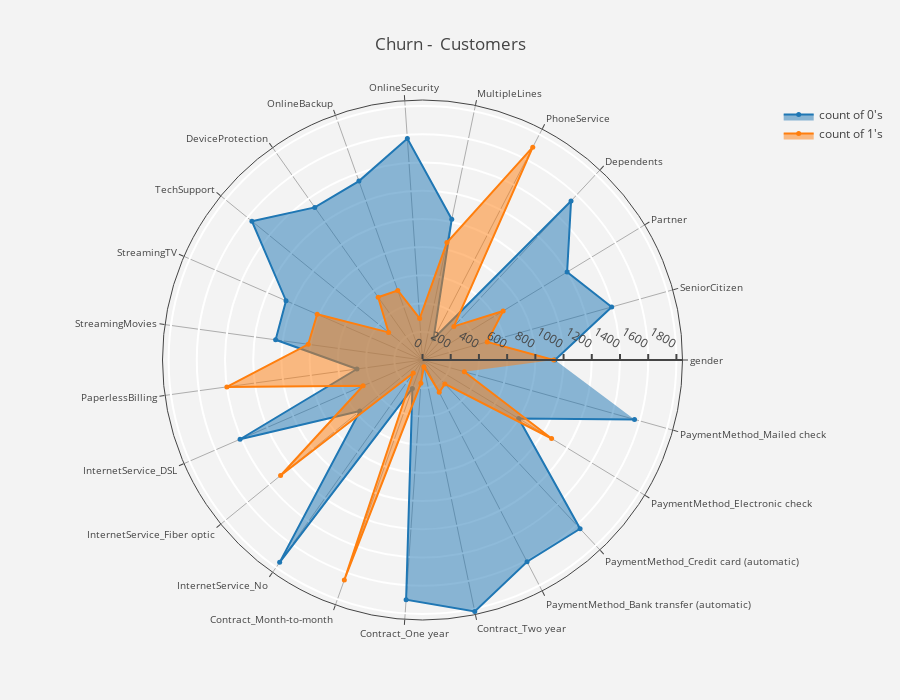
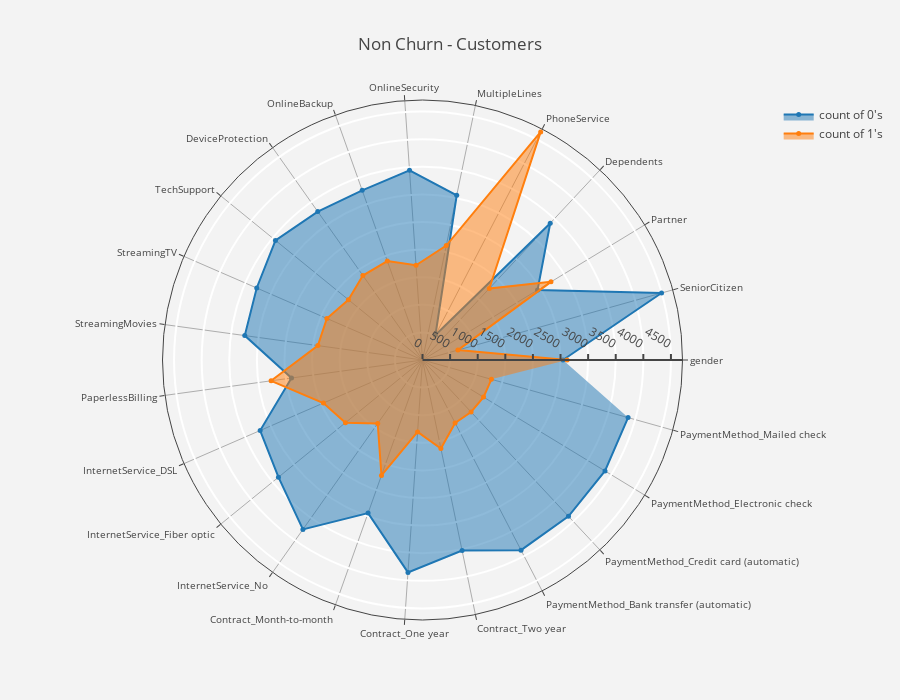

These figures' notebook cell, in order:
### Markdown cell above
## Displaying Multivariate Data (Binary Features) by Churn Group

### Code cell
# separating binary columns
bi_cs = df.nunique()[df.nunique() == 2].keys()
dat_rad = df[bi_cs]

# plotting radar chart for churn and non churn customers(binary variables)
def plot_radar(df,aggregate,title) :
    data_frame = df[df["Churn"] == aggregate] 
    data_frame_x = data_frame[bi_cs].sum().reset_index()
    data_frame_x.columns  = ["feature","yes"]
    data_frame_x["no"]    = data_frame.shape[0]  - data_frame_x["yes"]
    data_frame_x  = data_frame_x[data_frame_x["feature"] != "Churn"]
    
    #count of 1's(yes)
    trace1 = go.Scatterpolar(r = data_frame_x["yes"].values.tolist(),
                             theta = data_frame_x["feature"].tolist(),
                             fill  = "toself",name = "count of 1's",
                             mode = "markers+lines",
                             marker = dict(size = 5),
                            )
    #count of 0's(No)
    trace2 = go.Scatterpolar(r = data_frame_x["no"].values.tolist(),
                             theta = data_frame_x["feature"].tolist(),
                             fill  = "toself",name = "count of 0's",
                             mode = "markers+lines",
                             marker = dict(size = 5)
                            ) 
    layout = go.Layout(dict(polar = dict(radialaxis = dict(visible = True,
                                                           side = "counterclockwise",
                                                           showline = True,linewidth = 2,
                                                           tickwidth = 2,gridcolor = "white",
                                                           gridwidth = 2),
                                         angularaxis = dict(tickfont = dict(size = 10),
                                                            layer = "below traces"
                                                           ),
                                         bgcolor  = "rgb(243,243,243)",
                                        ),
                            paper_bgcolor = "rgb(243,243,243)",
                            title = title,height = 700))
    
    data = [trace2,trace1]
    fig = go.Figure(data=data,layout=layout)
    py.iplot(fig)

# plot
plot_radar(dat_rad,1,"Churn -  Customers")
plot_radar(dat_rad,0,"Non Churn - Customers")

### Figure 1 — Plotly figure (JSON) as saved in the notebook; plotly's stock layout.template omitted (floating-point values rounded to 4 significant figures)
{"data": [{"fill": "toself", "marker": {"size": 5}, "mode": "markers+lines", "name": "count of 0's", "r": [939, 1393, 1200, 1543, 170, 1019, 1574, 1346, 1324, 1559, 1055, 1051, 469, 1410, 572, 1756, 214, 1703, 1821, 1611, 1637, 798, 1561], "theta": ["gender", "SeniorCitizen", "Partner", "Dependents", "PhoneService", "MultipleLines", "OnlineSecurity", "OnlineBackup", "DeviceProtection", "TechSupport", "StreamingTV", "StreamingMovies", "PaperlessBilling", "InternetService_DSL", "InternetService_Fiber optic", "InternetService_No", "Contract_Month-to-month", "Contract_One year", "Contract_Two year", "PaymentMethod_Bank transfer (automatic)", "PaymentMethod_Credit card (automatic)", "PaymentMethod_Electronic check", "PaymentMethod_Mailed check"], "type": "scatterpolar", "uid": "61c279d0-c613-11e8-9117-784f43858a7c"}, {"fill": "toself", "marker": {"size": 5}, "mode": "markers+lines", "name": "count of 1's", "r": [930, 476, 669, 326, 1699, 850, 295, 523, 545, 310, 814, 818, 1400, 459, 1297, 113, 1655, 166, 48, 258, 232, 1071, 308], "theta": ["gender", "SeniorCitizen", "Partner", "Dependents", "PhoneService", "MultipleLines", "OnlineSecurity", "OnlineBackup", "DeviceProtection", "TechSupport", "StreamingTV", "StreamingMovies", "PaperlessBilling", "InternetService_DSL", "InternetService_Fiber optic", "InternetService_No", "Contract_Month-to-month", "Contract_One year", "Contract_Two year", "PaymentMethod_Bank transfer (automatic)", "PaymentMethod_Credit card (automatic)", "PaymentMethod_Electronic check", "PaymentMethod_Mailed check"], "type": "scatterpolar", "uid": "61c27b38-c613-11e8-a5ea-784f43858a7c"}], "layout": {"height": 700, "paper_bgcolor": "rgb(243,243,243)", "polar": {"angularaxis": {"layer": "below traces", "tickfont": {"size": 10}}, "bgcolor": "rgb(243,243,243)", "radialaxis": {"gridcolor": "white", "gridwidth": 2, "linewidth": 2, "showline": true, "side": "counterclockwise", "tickwidth": 2, "visible": true}}, "title": "Churn -  Customers"}}

### Figure 2 — Plotly figure (JSON) as saved in the notebook; plotly's stock layout.template omitted (floating-point values rounded to 4 significant figures)
{"data": [{"fill": "toself", "marker": {"size": 5}, "mode": "markers+lines", "name": "count of 0's", "r": [2544, 4497, 2439, 3390, 510, 3046, 3443, 3261, 3290, 3433, 3274, 3250, 2395, 3206, 3364, 3756, 2943, 3857, 3526, 3879, 3874, 3869, 3867], "theta": ["gender", "SeniorCitizen", "Partner", "Dependents", "PhoneService", "MultipleLines", "OnlineSecurity", "OnlineBackup", "DeviceProtection", "TechSupport", "StreamingTV", "StreamingMovies", "PaperlessBilling", "InternetService_DSL", "InternetService_Fiber optic", "InternetService_No", "Contract_Month-to-month", "Contract_One year", "Contract_Two year", "PaymentMethod_Bank transfer (automatic)", "PaymentMethod_Credit card (automatic)", "PaymentMethod_Electronic check", "PaymentMethod_Mailed check"], "type": "scatterpolar", "uid": "61cbb868-c613-11e8-8faa-784f43858a7c"}, {"fill": "toself", "marker": {"size": 5}, "mode": "markers+lines", "name": "count of 1's", "r": [2619, 666, 2724, 1773, 4653, 2117, 1720, 1902, 1873, 1730, 1889, 1913, 2768, 1957, 1799, 1407, 2220, 1306, 1637, 1284, 1289, 1294, 1296], "theta": ["gender", "SeniorCitizen", "Partner", "Dependents", "PhoneService", "MultipleLines", "OnlineSecurity", "OnlineBackup", "DeviceProtection", "TechSupport", "StreamingTV", "StreamingMovies", "PaperlessBilling", "InternetService_DSL", "InternetService_Fiber optic", "InternetService_No", "Contract_Month-to-month", "Contract_One year", "Contract_Two year", "PaymentMethod_Bank transfer (automatic)", "PaymentMethod_Credit card (automatic)", "PaymentMethod_Electronic check", "PaymentMethod_Mailed check"], "type": "scatterpolar", "uid": "61cbb9dc-c613-11e8-a38b-784f43858a7c"}], "layout": {"height": 700, "paper_bgcolor": "rgb(243,243,243)", "polar": {"angularaxis": {"layer": "below traces", "tickfont": {"size": 10}}, "bgcolor": "rgb(243,243,243)", "radialaxis": {"gridcolor": "white", "gridwidth": 2, "linewidth": 2, "showline": true, "side": "counterclockwise", "tickwidth": 2, "visible": true}}, "title": "Non Churn - Customers"}}
